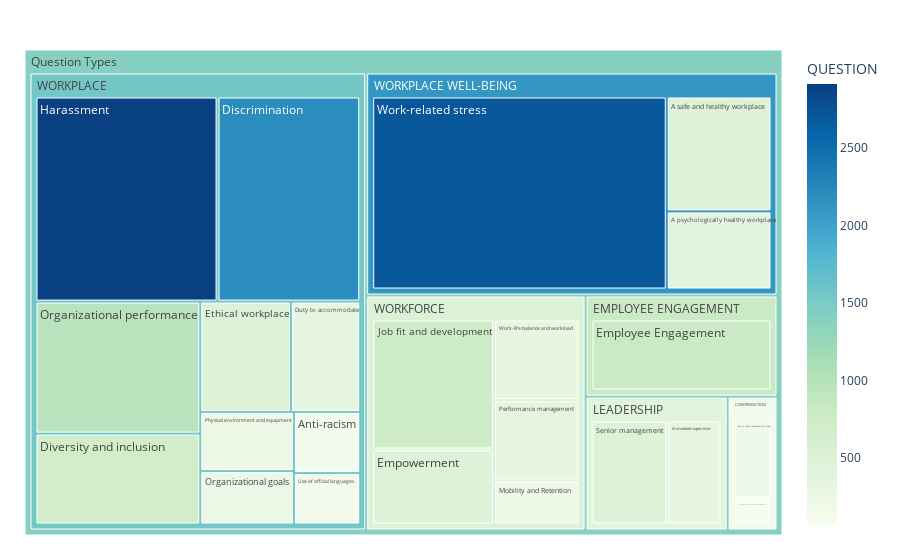

The notebook cell saved with this chart:
### Code cell
# Number of questions by Indicatior and SubIndicator
fig = px.treemap(df_tree_map, path=[px.Constant("Question Types"), 'INDICATORENG', 'SUBINDICATORENG'], values='QUESTION', color='QUESTION'
                                    ,color_continuous_scale='GnBu')
fig.update_layout(margin = dict(t=50, l=25, r=25, b=25))
fig.show()

### Figure 1 — Plotly figure (JSON) as saved in the notebook; plotly's stock layout.template omitted (floating-point values rounded to 4 significant figures)
{"data": [{"branchvalues": "total", "customdata": [[377.6], [478.9], [150.0], [2206.0], [693.3], [316.2], [809.2], [462.4], [462.7], [2915.0], [314.9], [727.4], [213.4], [231.4], [975.7], [188.6], [346.8], [216.5], [462.4], [65.72], [130.6], [314.6], [2711.0], [158.1], [809.2], [401.0], [496.3], [1550.0], [2115.0], [1410.0]], "domain": {"x": [0, 1], "y": [0, 1]}, "hovertemplate": "labels=%{label}<br>QUESTION_sum=%{value}<br>parent=%{parent}<br>id=%{id}<br>QUESTION=%{color}<extra></extra>", "ids": ["Question Types/WORKPLACE WELL-BEING/A psychologically healthy workplace", "Question Types/WORKPLACE WELL-BEING/A safe and healthy workplace", "Question Types/WORKPLACE/Anti-racism", "Question Types/WORKPLACE/Discrimination", "Question Types/WORKPLACE/Diversity and inclusion", "Question Types/WORKPLACE/Duty to accommodate", "Question Types/EMPLOYEE ENGAGEMENT/Employee Engagement", "Question Types/WORKFORCE/Empowerment", "Question Types/WORKPLACE/Ethical workplace", "Question Types/WORKPLACE/Harassment", "Question Types/LEADERSHIP/Immediate supervisor", "Question Types/WORKFORCE/Job fit and development", "Question Types/WORKFORCE/Mobility and Retention", "Question Types/WORKPLACE/Organizational goals", "Question Types/WORKPLACE/Organizational performance", "Question Types/COMPENSATION/Pay or other compensation issues", "Question Types/WORKFORCE/Performance management", "Question Types/WORKPLACE/Physical environment and equipment", "Question Types/LEADERSHIP/Senior management", "Question Types/COMPENSATION/Support to resolve pay or other compensation issues", "Question Types/WORKPLACE/Use of official languages", "Question Types/WORKFORCE/Work-life balance and workload", "Question Types/WORKPLACE WELL-BEING/Work-related stress", "Question Types/COMPENSATION", "Question Types/EMPLOYEE ENGAGEMENT", "Question Types/LEADERSHIP", "Question Types/WORKFORCE", "Question Types/WORKPLACE", "Question Types/WORKPLACE WELL-BEING", "Question Types"], "labels": ["A psychologically healthy workplace", "A safe and healthy workplace", "Anti-racism", "Discrimination", "Diversity and inclusion", "Duty to accommodate", "Employee Engagement", "Empowerment", "Ethical workplace", "Harassment", "Immediate supervisor", "Job fit and development", "Mobility and Retention", "Organizational goals", "Organizational performance", "Pay or other compensation issues", "Performance management", "Physical environment and equipment", "Senior management", "Support to resolve pay or other compensation issues", "Use of official languages", "Work-life balance and workload", "Work-related stress", "COMPENSATION", "EMPLOYEE ENGAGEMENT", "LEADERSHIP", "WORKFORCE", "WORKPLACE", "WORKPLACE WELL-BEING", "Question Types"], "marker": {"coloraxis": "coloraxis", "colors": [377.6, 478.9, 150.0, 2206.0, 693.3, 316.2, 809.2, 462.4, 462.7, 2915.0, 314.9, 727.4, 213.4, 231.4, 975.7, 188.6, 346.8, 216.5, 462.4, 65.72, 130.6, 314.6, 2711.0, 158.1, 809.2, 401.0, 496.3, 1550.0, 2115.0, 1410.0]}, "name": "", "parents": ["Question Types/WORKPLACE WELL-BEING", "Question Types/WORKPLACE WELL-BEING", "Question Types/WORKPLACE", "Question Types/WORKPLACE", "Question Types/WORKPLACE", "Question Types/WORKPLACE", "Question Types/EMPLOYEE ENGAGEMENT", "Question Types/WORKFORCE", "Question Types/WORKPLACE", "Question Types/WORKPLACE", "Question Types/LEADERSHIP", "Question Types/WORKFORCE", "Question Types/WORKFORCE", "Question Types/WORKPLACE", "Question Types/WORKPLACE", "Question Types/COMPENSATION", "Question Types/WORKFORCE", "Question Types/WORKPLACE", "Question Types/LEADERSHIP", "Question Types/COMPENSATION", "Question Types/WORKPLACE", "Question Types/WORKFORCE", "Question Types/WORKPLACE WELL-BEING", "Question Types", "Question Types", "Question Types", "Question Types", "Question Types", "Question Types", ""], "type": "treemap", "values": [16581, 24379, 7655, 55256, 28290, 14433, 33027, 18876, 18893, 70516, 13474, 32664, 7798, 9450, 41087, 8541, 14156, 10467, 18890, 2820, 6436, 14254, 115180, 11361, 33027, 32364, 87748, 262483, 156140, 583123]}], "layout": {"coloraxis": {"colorbar": {"title": {"text": "QUESTION"}}, "colorscale": [[0, "rgb(247,252,240)"], [0.125, "rgb(224,243,219)"], [0.25, "rgb(204,235,197)"], [0.375, "rgb(168,221,181)"], [0.5, "rgb(123,204,196)"], [0.625, "rgb(78,179,211)"], [0.75, "rgb(43,140,190)"], [0.875, "rgb(8,104,172)"], [1, "rgb(8,64,129)"]]}, "legend": {"tracegroupgap": 0}, "margin": {"b": 25, "l": 25, "r": 25, "t": 50}}}
